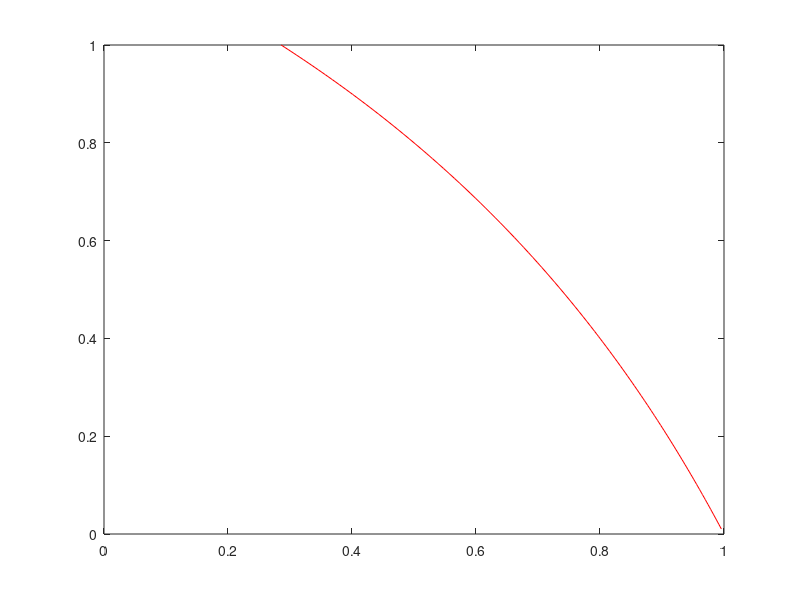

Recreate this plot in MATLAB. (Note: this script raises an error after producing the figure.)
clear
clc



% scale=100;
% x1 = linspace(0, 1, 10);
% x2 = linspace(0, 1, 10);
% 
%     [X1, X2] = meshgrid(x1, x2);
%     u = zeros(size(X1));
%     v = zeros(size(X2));
% 
%     t = 0; 
%     for i = 1:numel(X1)
%         X_DOT = rigid1(t,[X1(i); X2(i)]);
%         Vmod = sqrt(X_DOT(1)^2 + X_DOT(2)^2);
%         u(i) = X_DOT(1)/Vmod;
%         v(i) = X_DOT(2)/Vmod;
%     end
% 
%     % Drawing
% %     h = figure;
%     hq = quiver(X1, X2, u, v, 'r'); 
%     hq.AutoScaleFactor = scale;
%     hold on;
%     xlabel('$x$', 'interpreter', 'latex')
%     ylabel('$y$', 'interpreter', 'latex')
%     axis tight equal;
%     xlim([0 1]);
%     ylim([0 1]);
%     hold on
% 
% s=5;
% 
% for ss=1:s
% for sss=1:s
% x0=[0.2*ss 0.2*sss]
% [t,x]=ode45(@rigid1, [0 10000], x0);
% plot(x(:,1), x(:,2), 'b', 'LineWidth', 2);
% hold on
% end
% end



% x0=[0.01 1]
% [t,x]=ode45(@rigid1, [0 10000], x0);
% plot(x(:,1), x(:,2), 'b', 'LineWidth', 2);
% hold on


b=1.2;
c=1;

figure(1)
p=linspace(0,1,100);
k=linspace(0,1,100);
x=(b./k-c)./(b./k-c/2);
plot((b-c)/(b-c/2),k,'b-')
hold on
plot(x,k,'r')
xlim([0 1]);
ylim([0 1]);



figure(2)
x0=[0.01 0.2]
[t,x]=ode45(@rigid1, [0 10000], x0);
plot(x(:,1), x(:,2), 'b', 'LineWidth', 2);
hold on
x0=[0.01 0.4]
[t,x]=ode45(@rigid1, [0 10000], x0);
plot(x(:,1), x(:,2), 'b', 'LineWidth', 2);
x0=[0.2 0.99]
[t,x]=ode45(@rigid1, [0 10000], x0);
plot(x(:,1), x(:,2), 'b', 'LineWidth', 2);
x0=[0.6 0.99]
[t,x]=ode45(@rigid1, [0 10000], x0);
plot(x(:,1), x(:,2), 'b', 'LineWidth', 2);
x0=[0.99 0.99]
[t,x]=ode45(@rigid1, [0 10000], x0);
plot(x(:,1), x(:,2), 'b', 'LineWidth', 2);
x0=[0.9 0.99]
[t,x]=ode45(@rigid1, [0 10000], x0);
plot(x(:,1), x(:,2), 'b', 'LineWidth', 2);
x0=[0.99 0.95]
[t,x]=ode45(@rigid1, [0 10000], x0);
plot(x(:,1), x(:,2), 'b', 'LineWidth', 2);
x0=[0.01 0.3]
[t,x]=ode45(@rigid1, [0 10000], x0);
plot(x(:,1), x(:,2), 'b', 'LineWidth', 2);
x0=[0.01 0.1]
[t,x]=ode45(@rigid1, [0 10000], x0);
plot(x(:,1), x(:,2), 'b', 'LineWidth', 2);
x0=[0.01 0.04]
[t,x]=ode45(@rigid1, [0 10000], x0);
plot(x(:,1), x(:,2), 'b', 'LineWidth', 2);
b=1.2;
c=1;
k=0.5;
p=0.2 ;
y=((b-c)-p*(b-c/2))/((b-c/2)*(1-p));
plot(1, y, 'om');
xlim([0 1]);
ylim([0 1]);





figure(3)
x0=[0.01 0.1]
[t,x]=ode45(@rigid2, [0 10000], x0);
plot(x(:,1), x(:,2), 'b', 'LineWidth', 2);
hold on
x0=[0.01 0.3]
[t,x]=ode45(@rigid2, [0 10000], x0);
plot(x(:,1), x(:,2), 'b', 'LineWidth', 2);
x0=[0.01 0.5]
[t,x]=ode45(@rigid2, [0 10000], x0);
plot(x(:,1), x(:,2), 'b', 'LineWidth', 2);
x0=[0.01 0.9]
[t,x]=ode45(@rigid2, [0 10000], x0);
plot(x(:,1), x(:,2), 'b', 'LineWidth', 2);
x0=[0.5 0.99]
[t,x]=ode45(@rigid2, [0 10000], x0);
plot(x(:,1), x(:,2), 'b', 'LineWidth', 2);
x0=[0.9 0.99]
[t,x]=ode45(@rigid2, [0 10000], x0);
plot(x(:,1), x(:,2), 'b', 'LineWidth', 2);
x0=[0.99 0.99]
[t,x]=ode45(@rigid2, [0 10000], x0);
plot(x(:,1), x(:,2), 'b', 'LineWidth', 2);
x0=[0.99 0.93]
[t,x]=ode45(@rigid2, [0 10000], x0);
plot(x(:,1), x(:,2), 'b', 'LineWidth', 2);
x0=[0.01 0.03]
[t,x]=ode45(@rigid2, [0 10000], x0);
plot(x(:,1), x(:,2), 'b', 'LineWidth', 2);
plot(1, 0, 'om');
xlim([0 1]);
ylim([0 1]);




figure(4)
x0=[0.01 0.1]
[t,x]=ode45(@rigid3, [0 10000], x0);
plot(x(:,1), x(:,2), 'b', 'LineWidth', 2);
hold on
x0=[0.01 0.03]
[t,x]=ode45(@rigid3, [0 10000], x0);
plot(x(:,1), x(:,2), 'b', 'LineWidth', 2);
x0=[0.01 0.3]
[t,x]=ode45(@rigid3, [0 10000], x0);
plot(x(:,1), x(:,2), 'b', 'LineWidth', 2);
x0=[0.01 0.7]
[t,x]=ode45(@rigid3, [0 10000], x0);
plot(x(:,1), x(:,2), 'b', 'LineWidth', 2);
x0=[0.01 0.92]
[t,x]=ode45(@rigid3, [0 10000], x0);
plot(x(:,1), x(:,2), 'b', 'LineWidth', 2);
x0=[0.4 0.99]
[t,x]=ode45(@rigid3, [0 10000], x0);
plot(x(:,1), x(:,2), 'b', 'LineWidth', 2);
x0=[0.8 0.99]
[t,x]=ode45(@rigid3, [0 10000], x0);
plot(x(:,1), x(:,2), 'b', 'LineWidth', 2);
x0=[0.99 0.99]
[t,x]=ode45(@rigid3, [0 10000], x0);
plot(x(:,1), x(:,2), 'b', 'LineWidth', 2);
x0=[0.94 0.99]
[t,x]=ode45(@rigid3, [0 10000], x0);
plot(x(:,1), x(:,2), 'b', 'LineWidth', 2);
x0=[0.99 0.5]
[t,x]=ode45(@rigid3, [0 10000], x0);
plot(x(:,1), x(:,2), 'b', 'LineWidth', 2);
x0=[0.99 0.9]
[t,x]=ode45(@rigid3, [0 10000], x0);
plot(x(:,1), x(:,2), 'b', 'LineWidth', 2);
b=1.2;
c=1;
k=0.5;
p=0.8 ;
y=(p*(b-c)+(1-p)*(b/k-c))/(p*(b-c/2));
plot(y, 0, 'om');








xlim([0 1]);
ylim([0 1]);